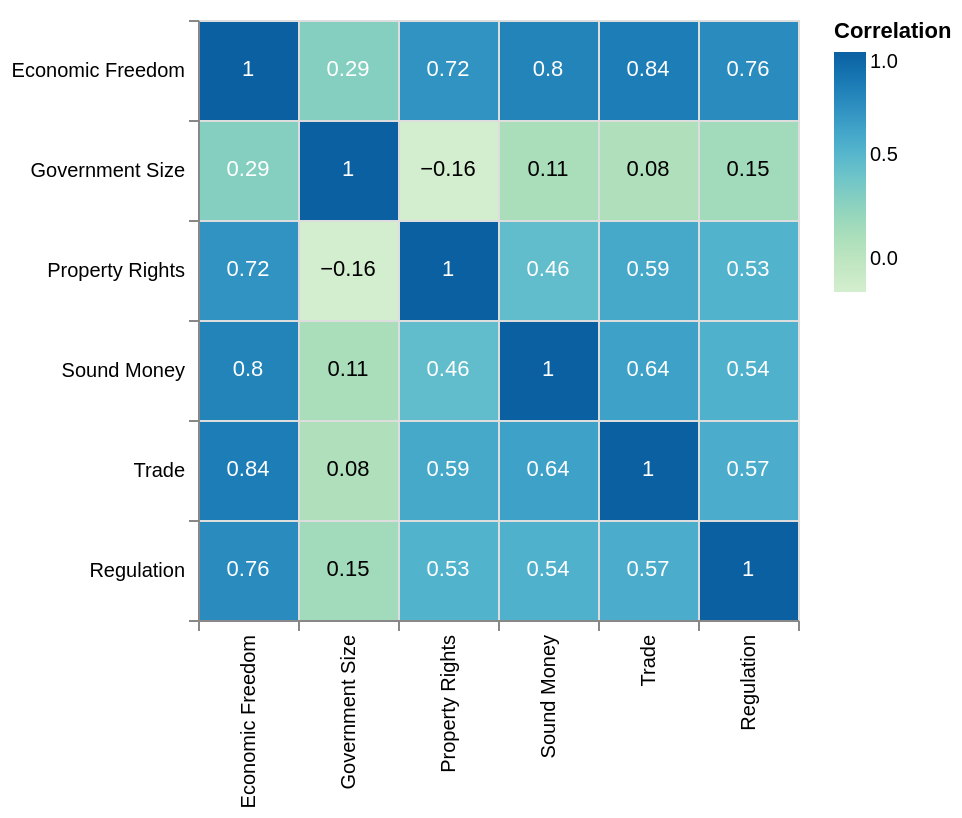

The specification (Vega-Lite) saved for this image:
### Vega-Lite specification from a JSON file in a GitHub repository (floating-point values rounded to 4 significant figures)
{"$schema": "https://vega.github.io/schema/vega-lite/v5.json", "width": 300, "height": 300, "data": {"values": [{"fst_factor": "Economic Freedom", "scnd_factor": "Economic Freedom", "correlation": 1.0}, {"fst_factor": "Economic Freedom", "scnd_factor": "Government Size", "correlation": 0.29}, {"fst_factor": "Economic Freedom", "scnd_factor": "Property Rights", "correlation": 0.72}, {"fst_factor": "Economic Freedom", "scnd_factor": "Sound Money", "correlation": 0.8}, {"fst_factor": "Economic Freedom", "scnd_factor": "Trade", "correlation": 0.84}, {"fst_factor": "Economic Freedom", "scnd_factor": "Regulation", "correlation": 0.76}, {"fst_factor": "Government Size", "scnd_factor": "Economic Freedom", "correlation": 0.29}, {"fst_factor": "Government Size", "scnd_factor": "Government Size", "correlation": 1.0}, {"fst_factor": "Government Size", "scnd_factor": "Property Rights", "correlation": -0.16}, {"fst_factor": "Government Size", "scnd_factor": "Sound Money", "correlation": 0.11}, {"fst_factor": "Government Size", "scnd_factor": "Trade", "correlation": 0.08}, {"fst_factor": "Government Size", "scnd_factor": "Regulation", "correlation": 0.15}, {"fst_factor": "Property Rights", "scnd_factor": "Economic Freedom", "correlation": 0.72}, {"fst_factor": "Property Rights", "scnd_factor": "Government Size", "correlation": -0.16}, {"fst_factor": "Property Rights", "scnd_factor": "Property Rights", "correlation": 1.0}, {"fst_factor": "Property Rights", "scnd_factor": "Sound Money", "correlation": 0.46}, {"fst_factor": "Property Rights", "scnd_factor": "Trade", "correlation": 0.59}, {"fst_factor": "Property Rights", "scnd_factor": "Regulation", "correlation": 0.53}, {"fst_factor": "Sound Money", "scnd_factor": "Economic Freedom", "correlation": 0.8}, {"fst_factor": "Sound Money", "scnd_factor": "Government Size", "correlation": 0.11}, {"fst_factor": "Sound Money", "scnd_factor": "Property Rights", "correlation": 0.46}, {"fst_factor": "Sound Money", "scnd_factor": "Sound Money", "correlation": 1.0}, {"fst_factor": "Sound Money", "scnd_factor": "Trade", "correlation": 0.64}, {"fst_factor": "Sound Money", "scnd_factor": "Regulation", "correlation": 0.54}, {"fst_factor": "Trade", "scnd_factor": "Economic Freedom", "correlation": 0.84}, {"fst_factor": "Trade", "scnd_factor": "Government Size", "correlation": 0.08}, {"fst_factor": "Trade", "scnd_factor": "Property Rights", "correlation": 0.59}, {"fst_factor": "Trade", "scnd_factor": "Sound Money", "correlation": 0.64}, {"fst_factor": "Trade", "scnd_factor": "Trade", "correlation": 1.0}, {"fst_factor": "Trade", "scnd_factor": "Regulation", "correlation": 0.57}, {"fst_factor": "Regulation", "scnd_factor": "Economic Freedom", "correlation": 0.76}, {"fst_factor": "Regulation", "scnd_factor": "Government Size", "correlation": 0.15}, {"fst_factor": "Regulation", "scnd_factor": "Property Rights", "correlation": 0.53}, {"fst_factor": "Regulation", "scnd_factor": "Sound Money", "correlation": 0.54}, {"fst_factor": "Regulation", "scnd_factor": "Trade", "correlation": 0.57}, {"fst_factor": "Regulation", "scnd_factor": "Regulation", "correlation": 1.0}]}, "encoding": {"x": {"field": "fst_factor", "title": null, "type": "nominal", "sort": ["Economic Freedom", "Government Size", "Property Rights", "Sound Money", "Trade", "Regulation"]}, "y": {"field": "scnd_factor", "title": null, "type": "nominal", "sort": ["Economic Freedom", "Government Size", "Property Rights", "Sound Money", "Trade", "Regulation"]}}, "layer": [{"mark": "rect", "encoding": {"color": {"field": "correlation", "type": "quantitative", "title": "Correlation", "scale": {"scheme": "greenblue"}, "legend": {"direction": "vertical", "gradientLength": 120}}}}, {"mark": "text", "encoding": {"text": {"field": "correlation", "type": "quantitative"}, "color": {"condition": {"test": "datum['correlation'] < 0.2", "value": "black"}, "value": "white"}}}], "config": {"axis": {"grid": true, "tickBand": "extent"}}}
